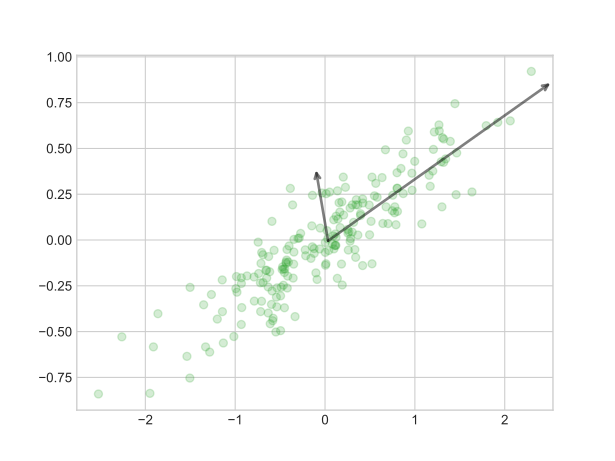

Python code for this plot:

import numpy as np
import matplotlib.pyplot as plt
import scipy.linalg
from sklearn.utils.extmath import svd_flip
from sklearn.decomposition import PCA

'''
Principal component analysis based on:
https://jakevdp.github.io/PythonDataScienceHandbook/05.09-principal-component-analysis.html
'''

plt.style.use('seaborn-v0_8-whitegrid')

def draw_vector(v0, v1, ax=None):
    """Helper function to plot principal component directions"""
    ax = ax or plt.gca()
    arrowprops=dict(arrowstyle='->', linewidth=2, shrinkA=0, shrinkB=0, alpha=0.5)
    ax.annotate('', v1, v0, arrowprops=arrowprops)

# Create random data
n_samples: int = 200
n_features: int = 2
rng = np.random.RandomState(1)
X = np.dot(rng.rand(n_features, n_features), rng.randn(n_features, n_samples)).T

# plot data
fig0, ax0 = plt.subplots(1, 1)
ax0.scatter(X[:, 0], X[:, 1])
ax0.axis('equal')

# perform PCA extracting all the components, i.e. n_components = n_features
pca = PCA(n_components=2)
pca.fit(X)

fig1, ax1 = plt.subplots(1, 1)
ax1.scatter(X[:, 0], X[:, 1], alpha=0.2)
for length, vector in zip(pca.explained_variance_, pca.components_):
    v = vector * 3 * np.sqrt(length)
    draw_vector(pca.mean_, pca.mean_ + v)
ax1.axis('equal')

# centre the data
mean_ = np.mean(X, axis=0)
Z = (X - mean_)

# perform the singular value decomposition
U, s, Vt = scipy.linalg.svd(Z, full_matrices=False)

# flip eigenvectors signs to enforce consistent output
U, Vt = svd_flip(U, Vt, u_based_decision=False)

explained_variance_ = (s**2) / (n_samples - 1)
components_ = Vt

print("\nmean:", mean_, pca.mean_)
print("\nvariance:", explained_variance_, pca.explained_variance_)
print("\ncomponents:", components_, pca.components_)

fig2, ax2 = plt.subplots(1, 1)
ax2.scatter(Z[:, 0], Z[:, 1], alpha=0.2, c='tab:green')
for length, vector in zip(explained_variance_, components_):
    v = vector * 3.0 * np.sqrt(length)
    draw_vector(mean_, mean_ + v, ax=ax2)
#ax2.axis('equal')

plt.savefig('pca.svg', backend='svg', transparent=True)

plt.show()
